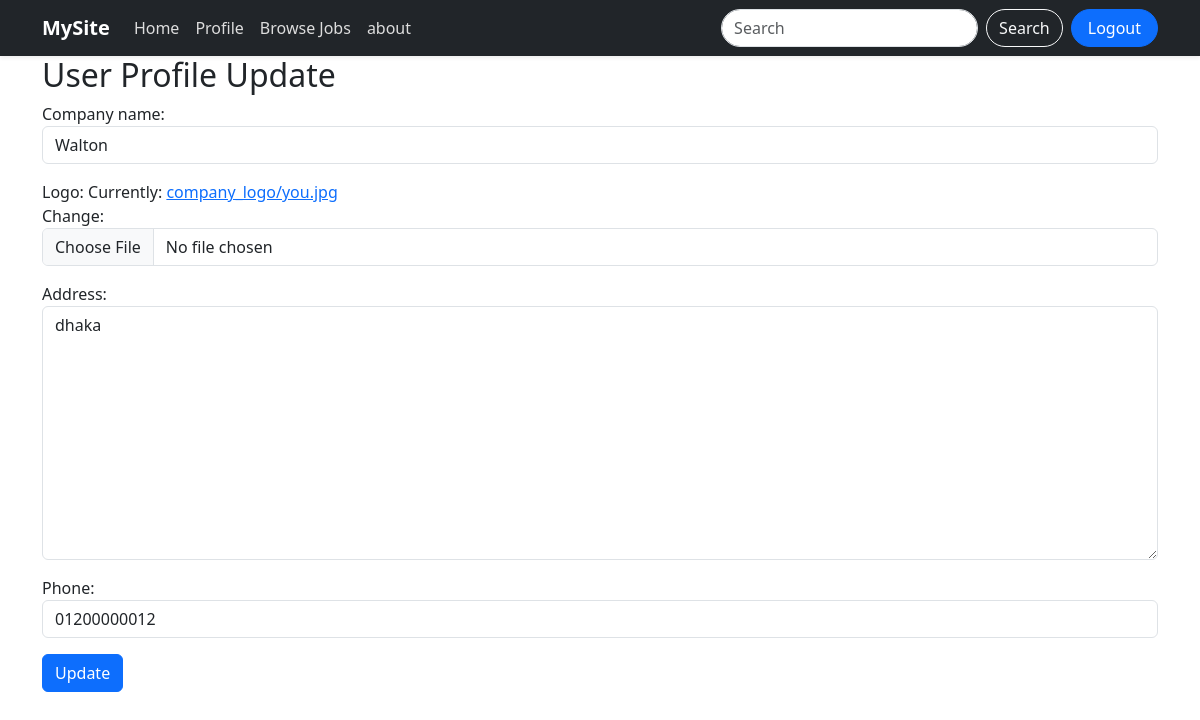
Page /profile-update/ (signed in) on the committed database.
### portal/models.py (models this page shows)
class RecruiterProfileModel(models.Model):
    company_name = models.CharField(max_length=255, null=True)
    logo = models.ImageField(upload_to='company_logo', null=True)
    address = models.TextField()
    phone = models.CharField(max_length=15, null=True)
    recruiter = models.OneToOneField(
        UserModel,
        on_delete=models.CASCADE,
        related_name='recruiter_profile',
        null=True
        )

### portal/views.py (the view, shortened to what this page needs)
# urls.py: path('profile-update/', profile_update, name='profile_update'),
def profile_update(request):
    if request.user.user_type == 'Recruiter':
        try:
            user = request.user.recruiter_profile
        except RecruiterProfileModel.DoesNotExist:
            user = None
        form_data = RecProUpdateForm(instance = user)
    con = {
        'data' : form_data
    }
    return render(request, 'profile-update.html', con)

### portal/forms.py
class RecProUpdateForm(forms.ModelForm):
    class Meta:
        model = RecruiterProfileModel
        fields = '__all__'
        exclude = ['recruiter']
    def __init__(self, *args, **kwargs):
        super().__init__(*args, **kwargs)
        for field in self.fields.values():
            field.widget.attrs.update({'class': 'form-control'})

### portal/templates/profile-update.html (shortened to what this page needs)
{% extends 'master/base.html' %}
{% block content %}
<div class="container">
    <h2>User Profile Update</h2>
    <form method="post" enctype="multipart/form-data">
        {{data.as_p}}
        <button type="submit" class="btn btn-primary">Update</button>
    </form>
</div>
{% endblock %}

### rows in the picture
RecruiterProfileModel: company_name "Walton", address "dhaka", phone "01200000012"
